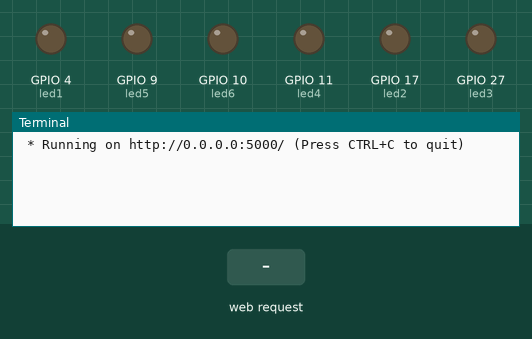
Simulated run of this program. Board: Raspberry Pi (BCM pin numbers). On the bench: output pins drawn as LEDs (lit = HIGH), the last lines printed to the terminal. Inputs (shaded band) come from the test bench. The clock reads 2024-03-15 10:24:30 at power-on unless the program sets it.

Above: at 1.2 s.
1.3 s: HTTP request for / received
At 2.2 s:
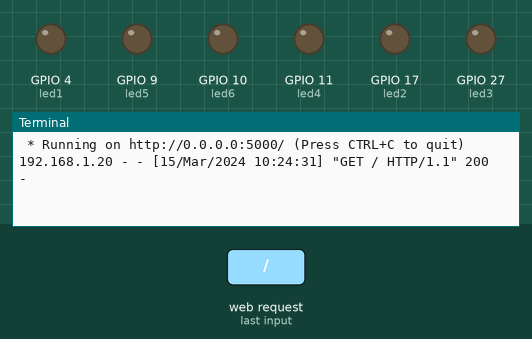
2.8 s: HTTP request for /control received
At 3.2 s:
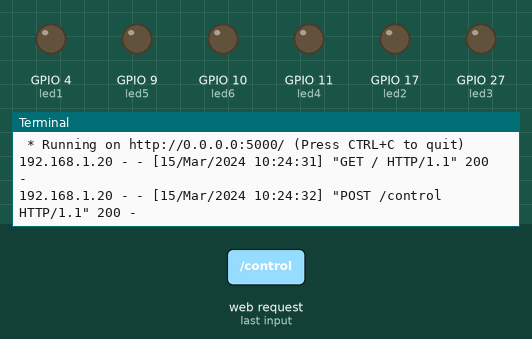

The program:

flask_app.py
```python
from flask import Flask, render_template, request
from gpiozero import LED

app = Flask(__name__)

led1 = LED(4)
led2 = LED(17)
led3 = LED(27)
led4 = LED(11)
led5 = LED(9)
led6 = LED(10)

@app.route('/')
def index():
    return render_template('index.html')

@app.route('/control', methods=['POST'])
def control():
    led = request.form.get('led')
    action = request.form.get('action')

    if led == '1':
        target = led1
    elif led == '2':
        target = led2
    elif led == '3':
        target = led3
    elif led == '4':
        target = led4
    elif led == '5':
        target = led5
    elif led == '6':
        target = led6
    else:
        return "Invalid LED"

    if action == 'on':
        target.on()
    elif action == 'off':
        target.off()

    return render_template('index.html')

if __name__ == '__main__':
    app.run(host='0.0.0.0', port=5000)
```

Measured:
- after the input at 1.3 s, the terminal: prints a new line at once (image 1)
- after the input at 2.8 s, the terminal: prints a new line at once (image 2)
